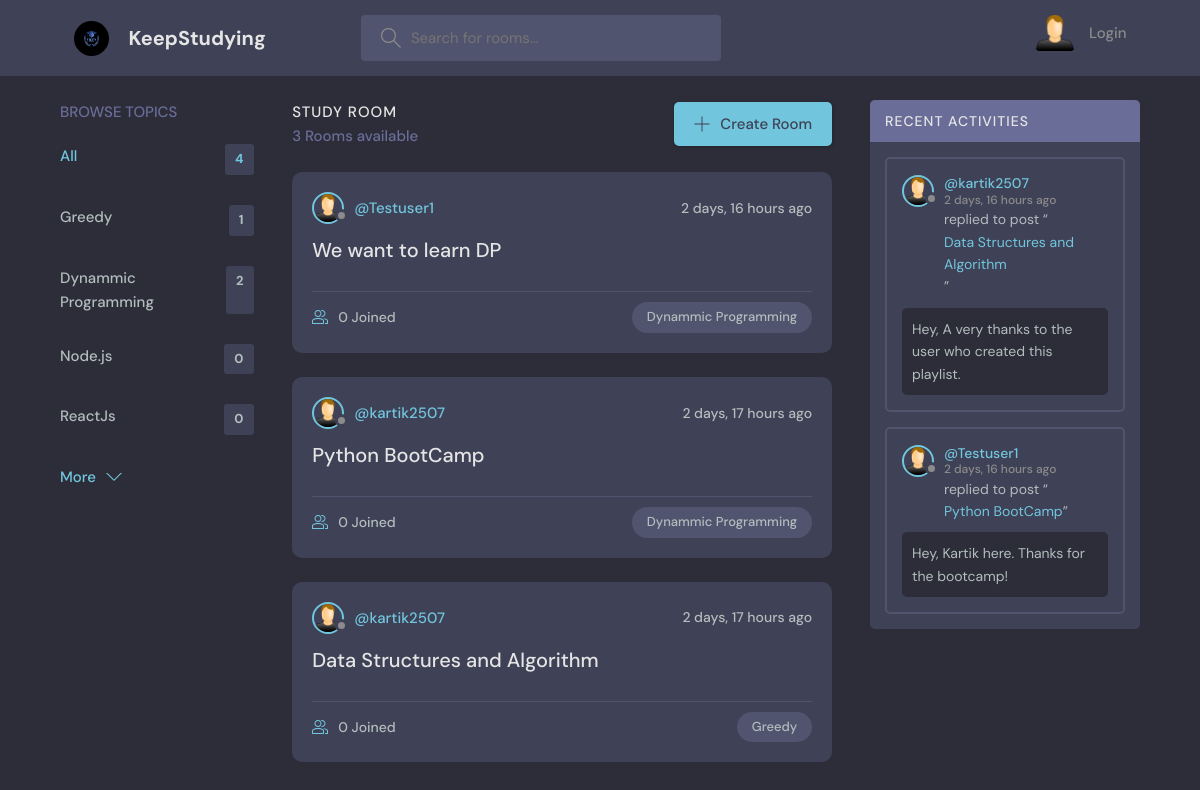
/, run on an earlier commit of the app's database.
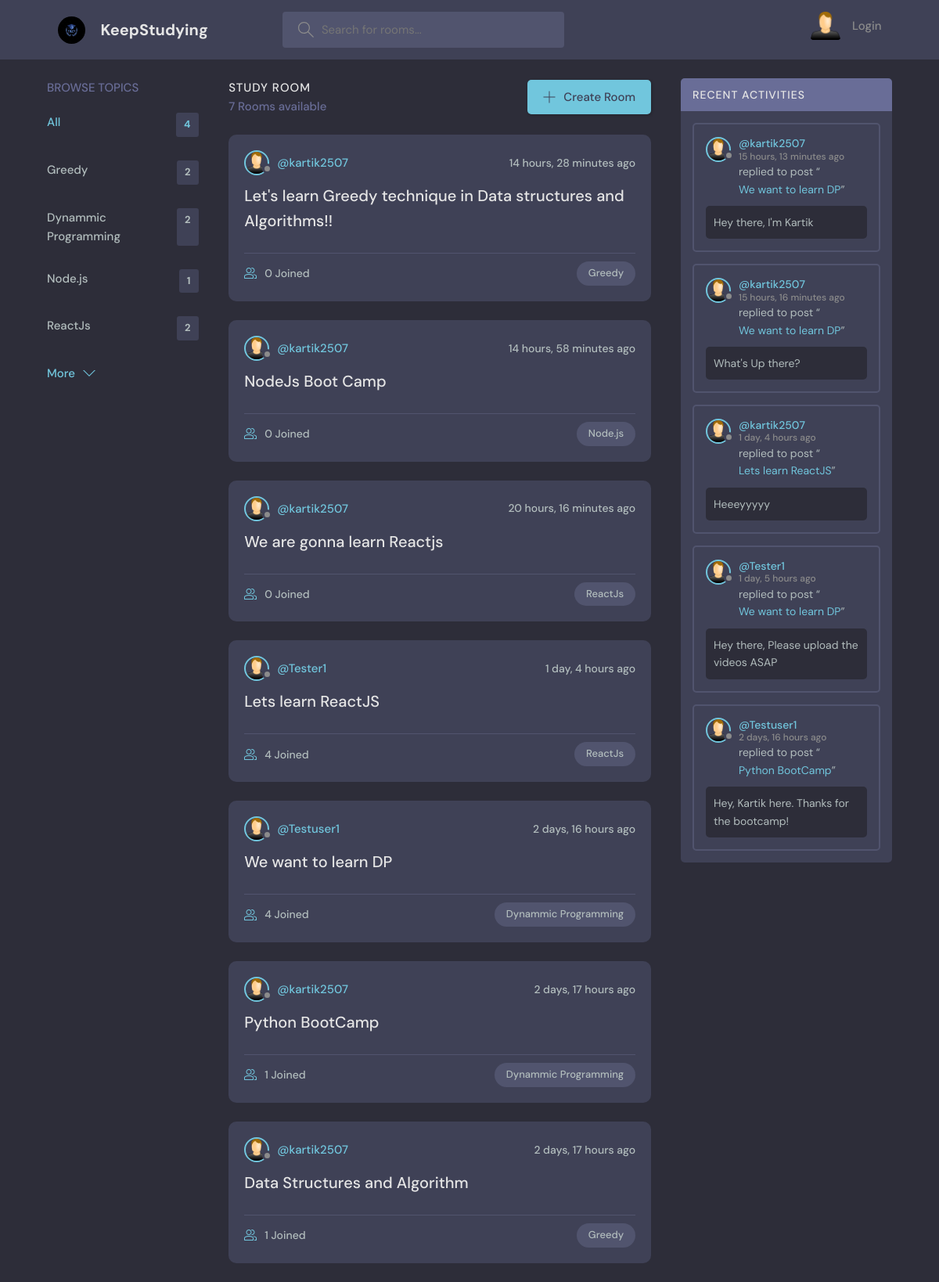
And on a later commit of the database.
### app/models.py (models this page shows, shortened)
class Topic(models.Model):
    name = models.CharField(max_length=200)

class Room(models.Model):
    host = models.ForeignKey(User, on_delete=models.SET_NULL, null=True)
    topic = models.ForeignKey(Topic, on_delete=models.SET_NULL, null=True)
    name = models.CharField(max_length=200)
    description = models.TextField(null=True, blank=True)
    participants = models.ManyToManyField(User, related_name='participants', blank=True)
    updated = models.DateTimeField(auto_now=True)
    created = models.DateTimeField(auto_now_add=True)
    class Meta:
        ordering = ['-updated', '-created']
    def __str__(self):
        return str(self.name)

class Message(models.Model):
    user = models.ForeignKey(User, on_delete=models.CASCADE)
    room = models.ForeignKey(Room, on_delete=models.CASCADE)
    body = models.TextField()
    updated = models.DateTimeField(auto_now=True)
    created = models.DateTimeField(auto_now_add=True)
    class Meta:
        ordering = ['-updated', '-created']

### app/views.py (the view)
# urls.py: path('', views.home, name='home'),
def home(request):
    q = request.GET.get('q') if request.GET.get('q') != None else ''
    rooms = Room.objects.filter(Q(topic__name__icontains = q) |
                                Q(name__icontains=q)|
                                Q(description__icontains = q))
    topics = Topic.objects.all()[0:4]
    room_message = Message.objects.filter(room__topic__name__icontains = q)
    room_count = rooms.count()
    context = {'rooms': rooms, 'topics': topics,'room_message': room_message, 'room_count': room_count}
    return render(request, 'app/home.html', context)

### app/templates/app/home.html (shortened to what this page needs)
{% extends 'main.html' %} {% block content %}
<main class="layout layout--3">
  <div class="container">
    {% include 'app/topics_component.html' %}
    <div class="roomList">
      <div class="roomList__header">
        <div>
          <h2>Study Room</h2>
          <p>{{room_count}} Rooms available</p>
        </div>
        <a class="btn btn--main" href="{% url 'create-room' %}">
          <svg
            version="1.1"
            xmlns="http://www.w3.org/2000/svg"
            width="32"
            height="32"
            viewBox="0 0 32 32"
          >
            <title>add</title>
            <path
              d="M16.943 0.943h-1.885v14.115h-14.115v1.885h14.115v14.115h1.885v-14.115h14.115v-1.885h-14.115v-14.115z"
            ></path>
          </svg>
          Create Room
        </a>
      </div>
      {% include 'app/centre_component.html' %}
    </div>
    {% include 'app/activity_component.html' %}
  </div>
</main>
{% endblock content %}

### app/templates/app/topics_component.html
<div class="topics">
    <div class="topics__header">
      <h2>Browse Topics</h2>
    </div>
    <ul class="topics__list">
      <li>
        <a href="{% url 'home' %}" class="active">All <span>{{topics.count}}</span></a>
      </li>
      {% for i in topics %}
      <li>
        <a href="{% url 'home' %}?q={{i.name}}">{{i.name}} <span>{{i.room_set.all.count}}</span></a>
      </li>
      {% endfor %}
    </ul>
    <a class="btn btn--link" href="{% url 'topicsPage' %}">
      More
      <svg
        version="1.1"
        xmlns="http://www.w3.org/2000/svg"
        width="32"
        height="32"
        viewBox="0 0 32 32"
      >
        <title>chevron-down</title>
        <path d="M16 21l-13-13h-3l16 16 16-16h-3l-13 13z"></path>
      </svg>
    </a>
  </div>

### app/templates/app/centre_component.html (shortened to what this page needs)
{% load static %}
{% for room in rooms %}
<div class="roomListRoom">
    <div class="roomListRoom__header">
        <a href="{% url 'profile' room.host.id %}" class="roomListRoom__author">
            <div class="avatar avatar--small">
                <img src="{% static 'images/Pic.png' %}" />
            </div>
            <span>@{{room.host.username}}</span>
        </a>
        <div class="roomListRoom__actions">
            <span>{{room.created|timesince}} ago</span>
        </div>
    </div>
    <div class="roomListRoom__content">
        <a href="{% url 'room' room.id %}">{{ room.name }}</a>
    </div>
    <div class="roomListRoom__meta">
        <a href="{% url 'room' room.id %}" class="roomListRoom__joined">
            {{room.participants.all.count}} Joined
        </a>
        <p class="roomListRoom__topic">{{room.topic.name}}</p>
    </div>
</div>
{% endfor %}

### app/templates/app/activity_component.html (shortened to what this page needs)
{% load static %}
<div class="activities">
    <div class="activities__header">
      <h2>Recent Activities</h2>
    </div>
    {% for message in room_message %}
    <div class="activities__box">
      <div class="activities__boxHeader roomListRoom__header">
        <a href="{% url 'profile' message.user.id %}" class="roomListRoom__author">
          <div class="avatar avatar--small">
            <img src="{% static 'images/Pic.png' %}" />
          </div>
          <p>
            @{{message.user}}
            <span>{{message.created|timesince}} ago</span>
          </p>
        </a>
      </div>
      <div class="activities__boxContent">
        <p>
          replied to post “<a href="{% url 'room' message.room.id %}">{{message.room}}</a
          >”
        </p>
        <div class="activities__boxRoomContent">
          {{message.body}}
        </div>
      </div>
    </div>
    {% endfor %}
  </div>

What changed in the data, as far as the page shows it:
removed Message: user "kartik2507", created "2 days, 16 hours", room "Data Structures and Algorithm", body "Hey, A very thanks to the user who created this playlist."
computed for Topic "Greedy": room_set.all.count "1" → "2"
computed for Topic "Node.js": room_set.all.count "0" → "1"
computed for Topic "ReactJs": room_set.all.count "0" → "2"
added Room: host.username "kartik2507", created "14 hours, 28 minutes", name "Let's learn Greedy technique in Data structures and Algorithms!!", participants.all.count "0", topic.name "Greedy"
added Room: host.username "kartik2507", created "14 hours, 58 minutes", name "NodeJs Boot Camp", participants.all.count "0", topic.name "Node.js"
added Room: host.username "kartik2507", created "20 hours, 16 minutes", name "We are gonna learn Reactjs", participants.all.count "0", topic.name "ReactJs"
added Room: host.username "Tester1", created "1 day, 4 hours", name "Lets learn ReactJS", participants.all.count "4", topic.name "ReactJs"
changed Room "We want to learn DP": participants.all.count "0" → "4"
computed for Room "Python BootCamp": participants.all.count "0" → "1"
computed for Room "Data Structures and Algorithm": participants.all.count "0" → "1"
added Message: user "kartik2507", created "15 hours, 13 minutes", room "We want to learn DP", body "Hey there, I'm Kartik"
added Message: user "kartik2507", created "15 hours, 16 minutes", room "We want to learn DP", body "What's Up there?"
added Message: user "kartik2507", created "1 day, 4 hours", room "Lets learn ReactJS", body "Heeeyyyyy"
added Message: user "Tester1", created "1 day, 5 hours", room "We want to learn DP", body "Hey there, Please upload the videos ASAP"
Also different on the page:
{{ room_count }}: "3" → "7"
